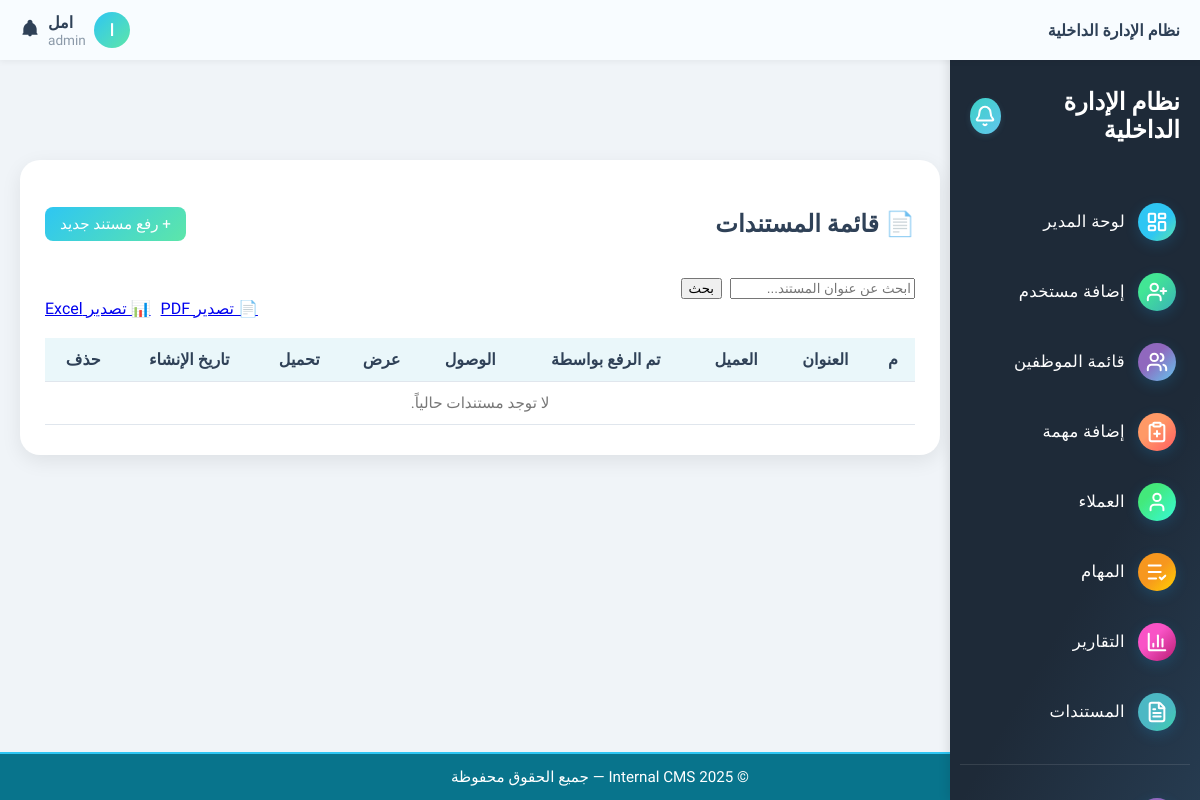
Page /content/documents/ (signed in) on the earlier database version.
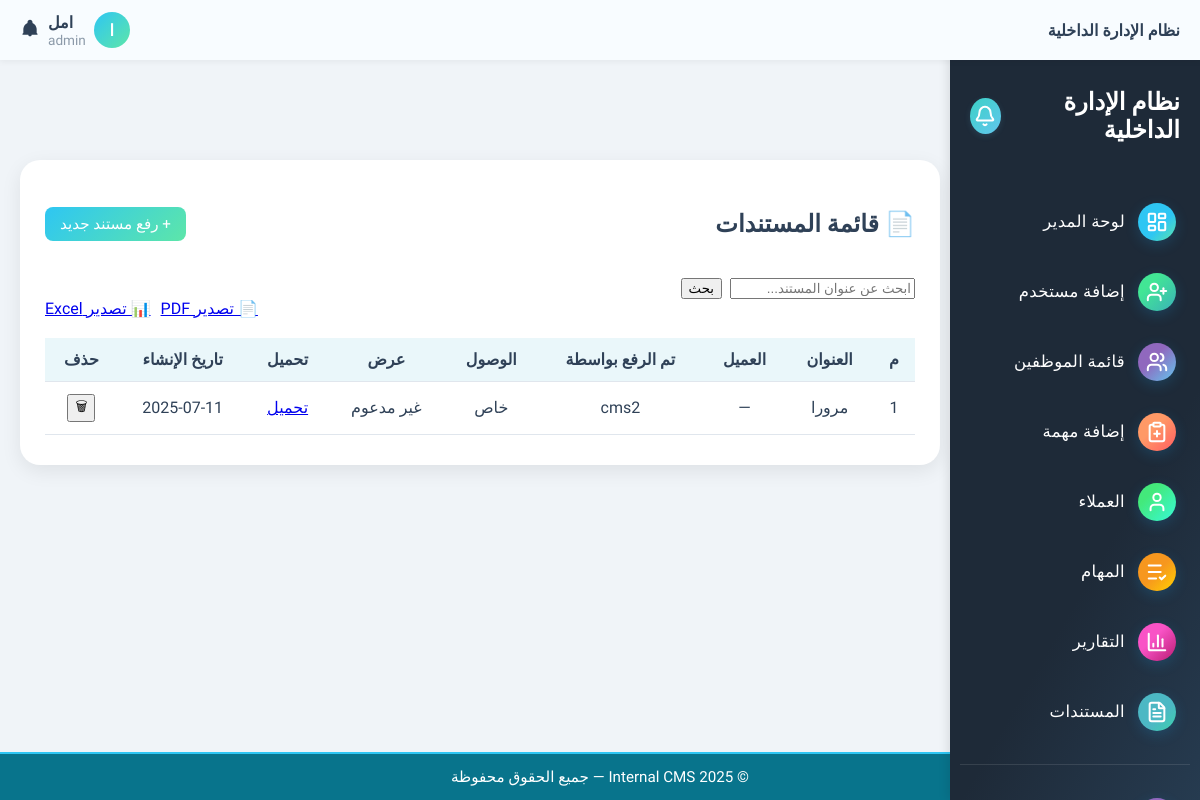
Same page on the later database version.
### content/models.py (models this page shows, shortened)
class Document(models.Model):
    ACCESS_CHOICES = [
        ('public', 'عام'),
        ('private', 'خاص'),
        ('restricted', 'مقيّد'),
        ('admin_only', 'للمدراء فقط'),
        ('client_shared', 'مشترك مع عميل'),
    ]
    title = models.CharField(max_length=255)
    file_url = models.URLField(max_length=1024, blank=True, null=True)
    file_path = models.CharField(max_length=512, blank=True, null=True)
    uploaded_by = models.ForeignKey(User, on_delete=models.SET_NULL, null=True)
    client = models.ForeignKey(Client, on_delete=models.SET_NULL, null=True, blank=True)
    access_level = models.CharField(max_length=20, choices=ACCESS_CHOICES, default='private')
    allowed_users = models.ManyToManyField(User, blank=True, related_name='permitted_documents')  # خاص بالمقيد
    created_at = models.DateTimeField(auto_now_add=True)
    def can_view(self, user):
        role = getattr(user.userprofile.role, 'name', None)
        if role == 'admin':
            return True
    def can_delete(self, user):
        role = getattr(user.userprofile.role, 'name', None)
        if role == 'admin':
            return True
        if self.access_level in ['private', 'restricted', 'client_shared']:
            return self.uploaded_by == user
        return False

### content/views.py (the view)
# urls.py: path('documents/', document_list_view, name='document_list'),
@login_required
def document_list_view(request):
    user = request.user
    role = getattr(user.userprofile.role, 'name', None)
    all_documents = Document.objects.all()
    documents = [doc for doc in all_documents if doc.can_view(user)]
    query = request.GET.get('q', '')
    if query:
        documents = [doc for doc in documents if query.lower() in doc.title.lower()]
    for doc in documents:
        doc.can_download = doc.can_view(user)
        doc.can_delete = doc.can_delete(user)
        if doc.file_url:
            extension = doc.file_url.lower().split('.')[-1]
            doc.is_image = extension in ['jpg', 'jpeg', 'png', 'gif']
            doc.is_pdf = extension == 'pdf'
        else:
            doc.is_image = False
            doc.is_pdf = False
    return render(request, 'content/document_list.html', {
        'documents': documents,
        'role': role,
        'is_admin': role == 'admin',
        'query': query,
    })

### core/context_processors.py (called while the page is built)
def user_role(request):
    role = None
    if request.user.is_authenticated:
        if hasattr(request.user, 'userprofile'):
            role = request.user.userprofile.role.name
    return {'role': role}

### templates/content/document_list.html (shortened to what this page needs)
{% extends 'base.html' %}
{% block content %}
<div class="documents-container">
  <div class="documents-card">
    <div class="header-row">
      <h2>📄 قائمة المستندات</h2>
      {% if role == 'admin' or role == 'staff' %}
        <a href="{% url 'upload_document' %}" class="add-doc-btn">+ رفع مستند جديد</a>
      {% endif %}
    </div>
<form method="get" class="text-end mb-3">
  <div style="display: inline-flex; gap: 8px;">
    <input type="text" name="q" value="{{ query }}" placeholder="ابحث عن عنوان المستند..." class="form-control" style="max-width: 280px;">
    <button type="submit" class="btn btn-primary">بحث</button>
  </div>
</form>
    <div class="export-buttons">
      <a href="#" class="btn btn-outline-secondary">📄 تصدير PDF</a>
      <a href="#" class="btn btn-outline-success">📊 تصدير Excel</a>
    </div>
    <div class="table-wrapper">
      <table class="documents-table">
        <thead>
          <tr>
            <th>م</th>
            <th>العنوان</th>
            <th>العميل</th>
            <th>تم الرفع بواسطة</th>
            <th>الوصول</th>
            <th>عرض</th>
            <th>تحميل</th>
            <th>تاريخ الإنشاء</th>
            {% if role == 'admin' %}
              <th>حذف</th>
            {% endif %}
          </tr>
        </thead>
        <tbody>
          {% for doc in documents %}
          <tr>
            <td>{{ forloop.counter }}</td>
            <td>{{ doc.title }}</td>
            <td>{{ doc.client|default:"—" }}</td>
            <td>{{ doc.uploaded_by|default:"—" }}</td>
            <td>{{ doc.get_access_level_display }}</td>
            <td>
              {% if doc.can_download and doc.file_url %}
                {% if doc.is_image %}
                  <a href="{{ doc.file_url }}" target="_blank" class="btn btn-outline-info btn-sm">عرض</a>
                {% elif doc.is_pdf %}
                  <a href="{{ doc.file_url }}" target="_blank" class="btn btn-outline-info btn-sm">عرض PDF</a>
                {% else %}
                  <span class="text-muted">غير مدعوم</span>
                {% endif %}
              {% else %}
                <span class="text-muted">غير مصرح</span>
              {% endif %}
            </td>
            <td>
              {% if doc.can_download and doc.file_url %}
                <a href="{{ doc.file_url }}" download class="btn btn-outline-primary btn-sm">تحميل</a>
              {% else %}
                <span class="text-muted">غير مصرح</span>
              {% endif %}
            </td>
            <td>{{ doc.created_at|date:"Y-m-d" }}</td>
            {% if role == 'admin' %}
            <td>
              <button type="button" class="btn btn-danger btn-sm delete-doc-btn" data-doc-id="{{ doc.id }}">🗑</button>
            </td>
            {% endif %}
          </tr>
          {% empty %}
          <tr>
            <td colspan="9" class="empty-row">لا توجد مستندات حالياً.</td>
          </tr>
          {% endfor %}
        </tbody>
      </table>
    </div>
  </div>
</div>
{% endblock %}

Differences in the rows shown:
added Document: title "مرورا", client "—", uploaded_by "cms2", access_level "خاص", shows "غير مدعوم", created_at "2025-07-11"
Other differences:
text no longer shown: "لا توجد مستندات حالياً."
